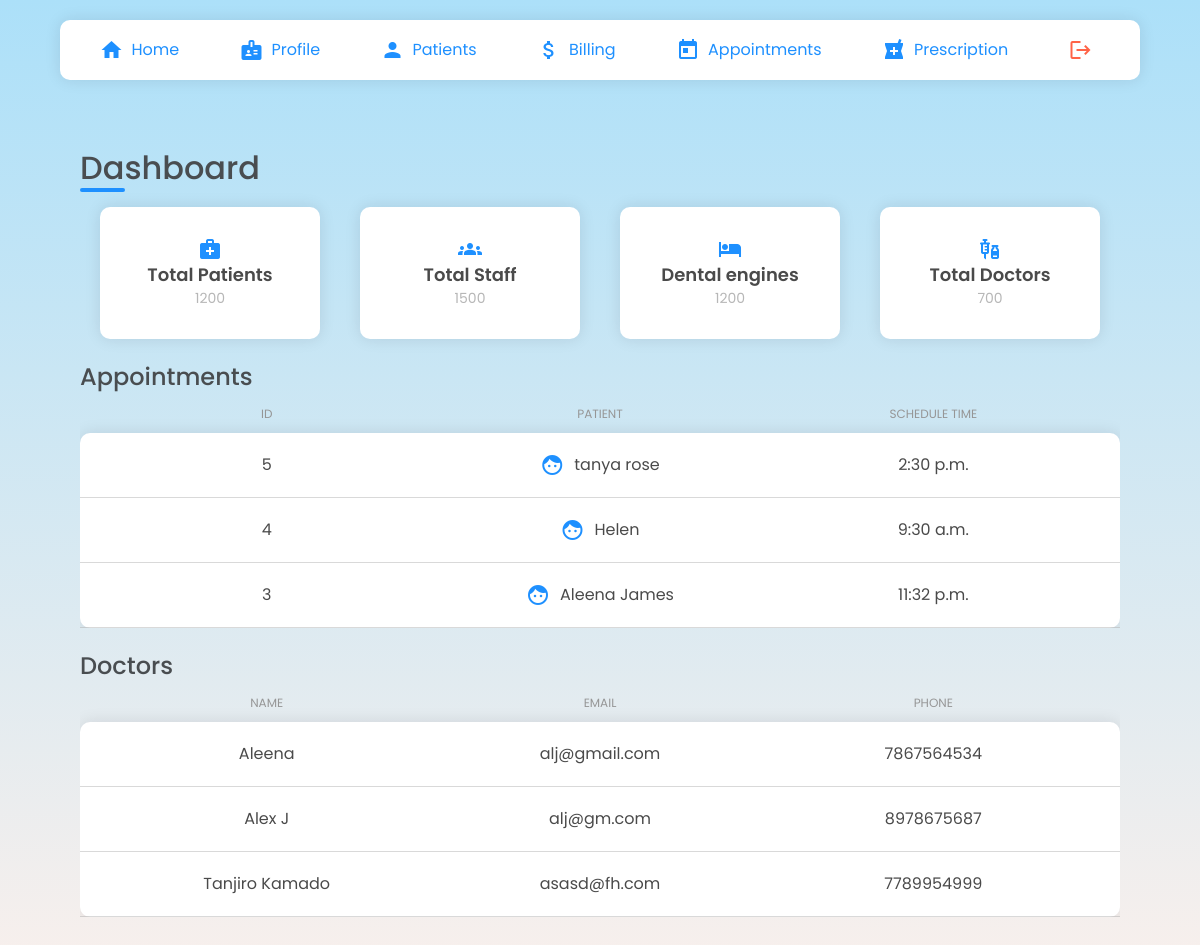
/doctors/ (signed in), run on an earlier commit of the app's database.
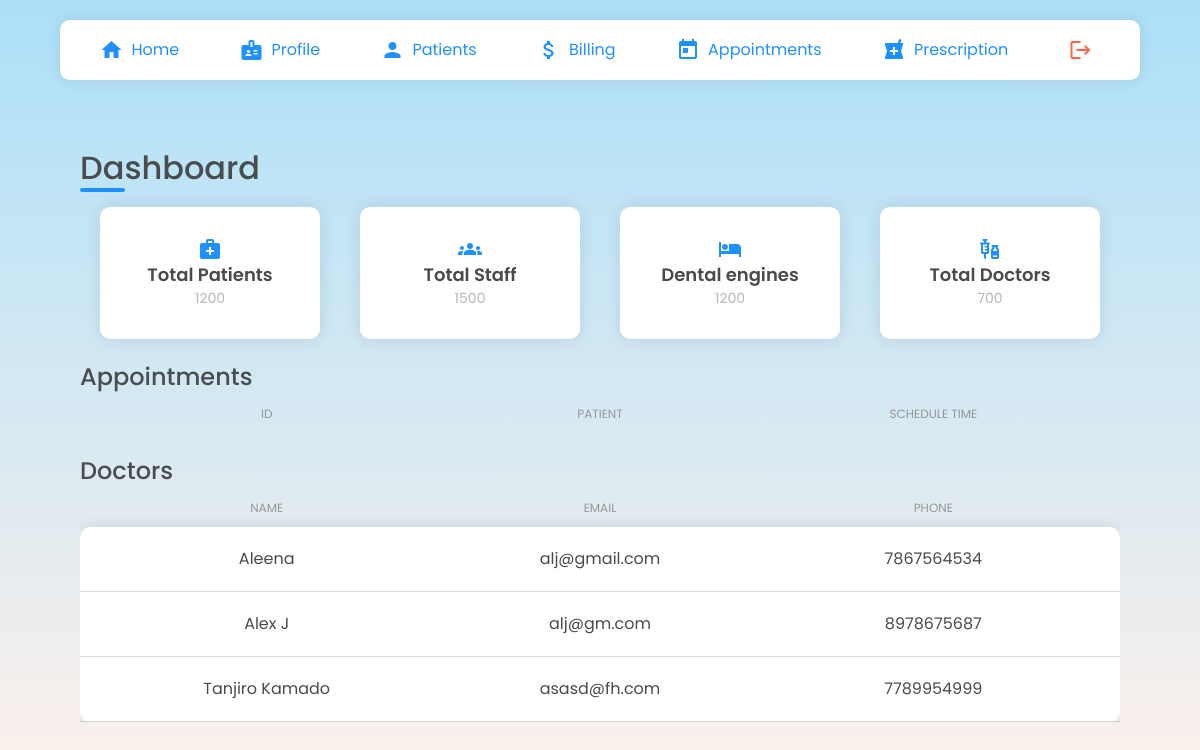
And on a later commit of the database.
### clinic/models.py (models this page shows, shortened)
class Schedule(models.Model):
    STATUS = ( ('Confirmed','Confirmed'), ('Cancel','Cancel'), ('Attended','Attended'), ('Pending','Pending'))
    scheduleDate = models.DateField(validators =  [MinValueValidator(datetime.date.today), MaxValueValidator(datetime.date.today() + datetime.timedelta(days=14))])
    scheduleTime = models.TimeField(blank=True, null=True, validators=[MinValueValidator(datetime.time(10,0,0)), MaxValueValidator(datetime.time(18,0,0))])
    accepted = models.BooleanField(default=False)
    accepted_date = models.DateField(auto_now_add=False, null=True, blank=True)
    request = models.TextField(blank=True)
    status = models.CharField(null=True, max_length=10, choices=STATUS,blank=True)
    patient =  models.ForeignKey('patients.Patient', null=True, on_delete= models.CASCADE)
    doctor = models.ForeignKey('doctors.Doctors', null=True, on_delete=models.CASCADE)
    date_created= models.DateTimeField(auto_now_add=True, null=True)
    class Meta:
        ordering = ["-date_created"]

### patients/models.py (models this page shows, shortened)
class Patient(models.Model):
    user = models.OneToOneField(User, on_delete= models.CASCADE, primary_key= True)
    pname=models.CharField(max_length=200, null=True)
    age=models.CharField(max_length=4, null=True)
    gender= models.CharField(max_length=6, null=True)
    email=models.CharField(max_length=200, null=True)
    address= models.CharField(max_length=500, null=True)
    phone_regex = RegexValidator( regex = r'^\+?1?\d{9,10}$', message ="Phone number must be entered in the format +919999999999. Up to 10 digits allowed.")
    phone = models.CharField('Phone',validators =[phone_regex], max_length=10, unique = True,null=True)
    date_created= models.DateTimeField(auto_now_add=True, null=True)

### doctors/models.py (models this page shows, shortened)
class Doctors(models.Model):
    ROLE = (
			('Doctor', 'Doctor'),
			('Staff', 'Staff'),
			)
    user = models.OneToOneField(User, on_delete= models.CASCADE, primary_key= True)
    dname = models.CharField(max_length=200, null=True)
    phone = models.CharField(max_length=200, null=True)
    email = models.CharField(max_length=200, null=True)
    date_created = models.DateTimeField(auto_now_add=True, null=True)
    gender= models.CharField(max_length=200, null=True)
    role = models.CharField(max_length=200, null=True,choices=ROLE)
    specialisation = models.CharField(max_length=200, null=True)
    address= models.CharField(max_length=200, null=True)

### doctors/views.py (the view)
# urls.py: 2. Add a URL to urlpatterns:  path('', views.home, name='home')
@login_required
def home(request):
    s=Schedule.objects.all()
    doc = Doctors.objects.all()
    d = Doctors.objects.get(pk=request.user)
    return render(request, 'doctors/home.html',{'s':s, 'doc': doc,'d':d})

### doctors/templates/doctors/home.html (shortened to what this page needs)
{% extends "doctors/navbar.html" %}{% load static %} {% block head%}
<link
  rel="stylesheet"
  type="text/css"
  href="{% static 'css/components.css' %}"
/>
{% endblock %} {% block content %}
<div class="doctorHomeMain">
  <div class="dashboardContainer">
    <div class="dashboardLeft">
      <div class="dashboard">
        <h1 class="dash dashFrist">
          <div class="dashboard-under"></div>
          Dashboard
        </h1>
        <div class="dashboardCard">
          <div class="dashCardItem">
            <i class="material-icons">medical_services</i>
            <h3>Total Patients</h3>
            <small>1200</small>
          </div>
          <div class="dashCardItem">
            <i class="material-icons">groups</i>
            <h3>Total Staff</h3>
            <small>1500</small>
          </div>
          <div class="dashCardItem">
            <i class="material-icons">hotel</i>
            <h3>Dental engines</h3>
            <small>1200</small>
          </div>
          <div class="dashCardItem">
            <i class="material-icons">vaccines</i>
            <h3>Total Doctors</h3>
            <small>700</small>
          </div>
        </div>
      </div>
      <div class="adcTableContainer">
        <div class="adcTable">
          <h1 class="dash">Appointments</h1>
          <div class="adcRow adcHead">
            <div class="adcCell">ID</div>
            <div class="adcCell">Patient</div>
            <div class="adcCell">schedule Time</div>
          </div>
          <div class="adcRowBody">
            {% for sch in s %} {% if d.dname == sch.doctor.dname %}
            <div class="adcRow">
              <div class="adcCell">{{sch.id}}</div>
              <div class="adcCell">
                <i class="material-icons dodgerblue">face</i
                >{{sch.patient.pname}}
              </div>
              <div class="adcCell">{{sch.scheduleTime}}</div>
            </div>
            {% endif %} {% endfor %}
          </div>
        </div>
      </div>
      <div class="adcTableContainer">
        <div class="adcTable">
          <h1 class="dash">Doctors</h1>
          <div class="adcRow adcHead">
            <div class="adcCell">NAME</div>
            <div class="adcCell">EMAIL</div>
            <div class="adcCell">PHONE</div>
          </div>
          <div class="adcRowBody">
            {% for doctor in doc %}
            <div class="adcRow">
              <div class="adcCell">{{doctor.dname}}</div>
              <div class="adcCell">{{doctor.email}}</div>
              <div class="adcCell">{{doctor.phone}}</div>
            </div>
            {% endfor %}
          </div>
        </div>
      </div>
    </div>
  </div>
</div>
{% endblock %}

What changed in the data, as far as the page shows it:
removed Schedule: id "5", patient.pname "tanya rose", scheduleTime "2:30 p.m."
removed Schedule: id "4", patient.pname "Helen", scheduleTime "9:30 a.m."
removed Schedule: id "3", patient.pname "Aleena James", scheduleTime "11:32 p.m."
